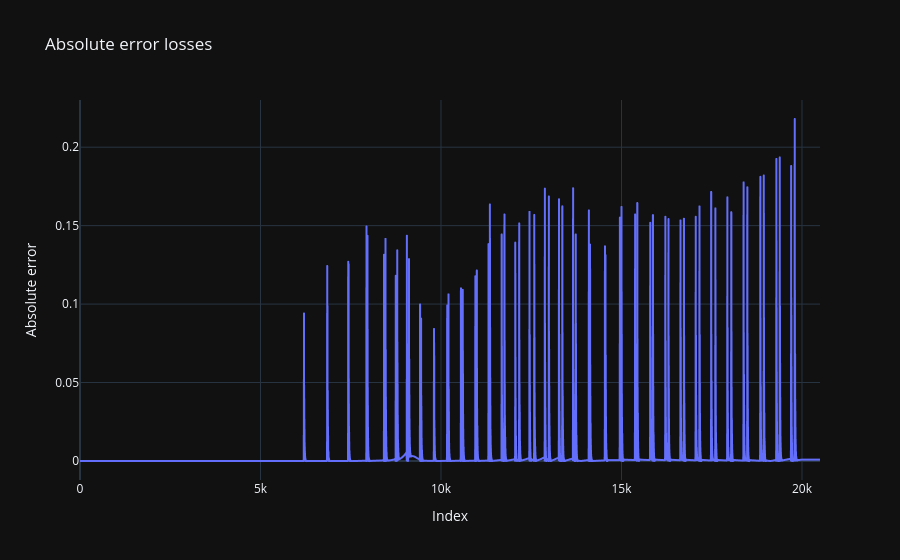

The code cell stored with this chart in its notebook:
### Code cell
abs_differnce_losses = np.abs(losses_array - loss_array)

fig = px.line(y = abs_differnce_losses, title='Absolute error losses')
fig.update_layout(xaxis_title='Index', yaxis_title='Absolute error', template='plotly_dark', 
                 showlegend=True)
fig.show()

### Figure 1 — Plotly figure (JSON) as saved in the notebook; plotly's stock layout.template omitted (floating-point values rounded to 4 significant figures; data arrays with more than 128 entries replaced by an {"elided": "..."} marker saying what was removed)
{"data": [{"hovertemplate": "x=%{x}<br>y=%{y}<extra></extra>", "legendgroup": "", "line": {"color": "#636efa", "dash": "solid"}, "marker": {"symbol": "circle"}, "mode": "lines", "name": "", "showlegend": false, "type": "scattergl", "x": {"elided": "20500 int values"}, "xaxis": "x", "y": {"elided": "20500 float values"}, "yaxis": "y"}], "layout": {"legend": {"tracegroupgap": 0}, "showlegend": true, "title": {"text": "Absolute error losses"}, "xaxis": {"anchor": "y", "domain": [0, 1], "title": {"text": "Index"}}, "yaxis": {"anchor": "x", "domain": [0, 1], "title": {"text": "Absolute error"}}}}
